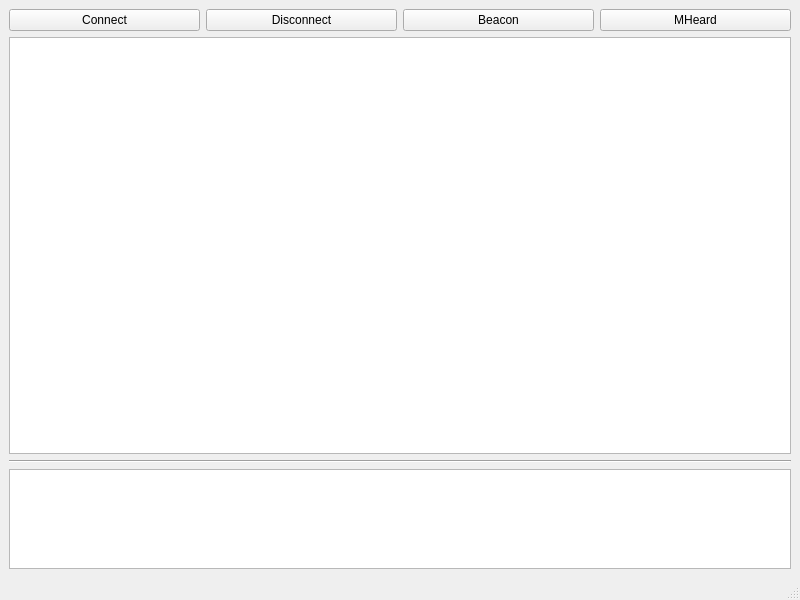
<?xml version="1.0" encoding="UTF-8"?>
<ui version="4.0">
 <class>MainWindow</class>
 <widget class="QMainWindow" name="MainWindow">
  <property name="geometry">
   <rect>
    <x>0</x>
    <y>0</y>
    <width>800</width>
    <height>600</height>
   </rect>
  </property>
  <property name="windowTitle">
   <string>RadioTerm</string>
  </property>
  <widget class="QWidget" name="centralwidget">
   <layout class="QGridLayout" name="gridLayout">
    <item row="0" column="0">
     <widget class="QPushButton" name="connectButton">
      <property name="text">
       <string>Connect</string>
      </property>
     </widget>
    </item>
    <item row="0" column="1">
     <widget class="QPushButton" name="disconnectButton">
      <property name="text">
       <string>Disconnect</string>
      </property>
     </widget>
    </item>
    <item row="0" column="2">
     <widget class="QPushButton" name="beaconButton">
      <property name="text">
       <string>Beacon</string>
      </property>
     </widget>
    </item>
    <item row="0" column="3">
     <widget class="QPushButton" name="mheardButton">
      <property name="text">
       <string>MHeard</string>
      </property>
     </widget>
    </item>
    <item row="1" column="0" colspan="4">
     <widget class="QTextEdit" name="displayTextOutput">
      <property name="sizePolicy">
       <sizepolicy hsizetype="Expanding" vsizetype="Expanding">
        <horstretch>0</horstretch>
        <verstretch>0</verstretch>
       </sizepolicy>
      </property>
      <property name="readOnly">
       <bool>true</bool>
      </property>
     </widget>
    </item>
    <item row="2" column="0" colspan="4">
     <widget class="Line" name="line">
      <property name="orientation">
       <enum>Qt::Horizontal</enum>
      </property>
     </widget>
    </item>
    <item row="3" column="0" colspan="4">
     <widget class="QPlainTextEdit" name="sendText">
      <property name="sizePolicy">
       <sizepolicy hsizetype="Expanding" vsizetype="Maximum">
        <horstretch>0</horstretch>
        <verstretch>0</verstretch>
       </sizepolicy>
      </property>
      <property name="maximumSize">
       <size>
        <width>16777215</width>
        <height>100</height>
       </size>
      </property>
     </widget>
    </item>
   </layout>
  </widget>
  <widget class="QMenuBar" name="menubar">
   <property name="geometry">
    <rect>
     <x>0</x>
     <y>0</y>
     <width>800</width>
     <height>22</height>
    </rect>
   </property>
  </widget>
  <widget class="QStatusBar" name="statusBar"/>
 </widget>
 <resources/>
 <connections/>
</ui>
